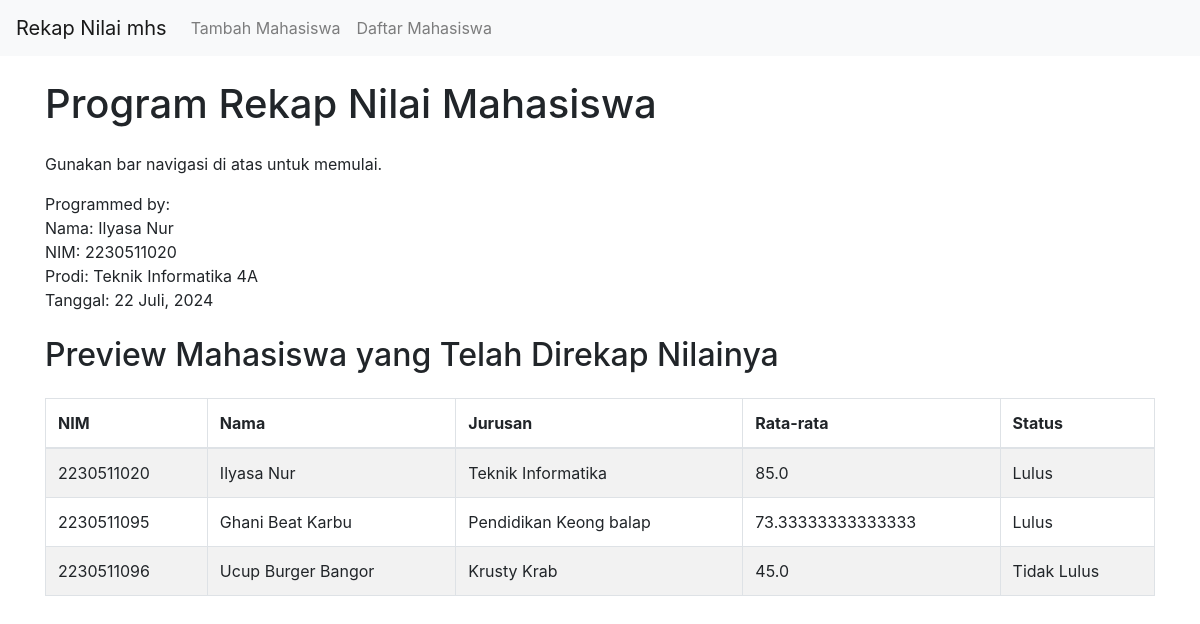
The page / on the database its author committed.
### tables this page shows
CREATE TABLE lnilai(
                ID INTEGER PRIMARY KEY AUTOINCREMENT,
                NIM TEXT,
                TUGAS INTEGER,
                UTS INTEGER,
                UAS INTEGER,
                TOTAL INTEGER,
                RATA REAL,
                STATUS TEXT,
                GRADE TEXT,
                FOREIGN KEY (NIM) REFERENCES mhs (NIM));

CREATE TABLE mhs(
                NIM TEXT PRIMARY KEY,
                NAMA TEXT NOT NULL,
                JURUSAN TEXT NOT NULL);

### app.py (the view)
@app.route('/')
def index():
    conn = dbconnect()
    cursor = conn.cursor()
    cursor.execute('''
        SELECT mhs.NIM, mhs.NAMA, mhs.JURUSAN, lnilai.RATA, lnilai.STATUS
        FROM mhs
        LEFT JOIN lnilai ON mhs.NIM = lnilai.NIM
    ''')
    students = cursor.fetchall()
    conn.close()
    students_list = []
    for student in students:
        students_list.append({
            'nim': student['NIM'],
            'nama': student['NAMA'],
            'jurusan': student['JURUSAN'],
            'rata': student['RATA'],
            'status': student['STATUS']
        })
    return render_template('index.html', students=students_list)

### app.py (called while the page is built)
def dbconnect():
    conn = sqlite3.connect('dbnilai.db')
    conn.row_factory = sqlite3.Row
    return conn

### templates/index.html
{% extends "base.html" %}
{% block content %}
<h1 class="my-4">Program Rekap Nilai Mahasiswa</h1>
<p>Gunakan bar navigasi di atas untuk memulai.</p>
<p>Programmed by:<br>Nama: Ilyasa Nur<br>NIM: 2230511020<br>Prodi: Teknik Informatika 4A<br>Tanggal: 22 Juli, 2024</p>
<h2 class="my-4">Preview Mahasiswa yang Telah Direkap Nilainya</h2>
<table class="table table-striped table-bordered">
    <thead>
        <tr>
            <th>NIM</th>
            <th>Nama</th>
            <th>Jurusan</th>
            <th>Rata-rata</th>
            <th>Status</th>
        </tr>
    </thead>
    <tbody>
        {% for student in students %}
        <tr>
            <td>{{ student.nim }}</td>
            <td>{{ student.nama }}</td>
            <td>{{ student.jurusan }}</td>
            <td>{{ student.rata }}</td>
            <td>{{ student.status }}</td>
        </tr>
        {% endfor %}
    </tbody>
</table>
{% endblock %}

### templates/base.html (shortened to what this page needs)
<!DOCTYPE html>
<html lang="en">
<head>
    <link rel="stylesheet" href="https://stackpath.bootstrapcdn.com/bootstrap/4.5.2/css/bootstrap.min.css">
</head>
<body>
    <nav class="navbar navbar-expand-lg navbar-light bg-light">
        <a class="navbar-brand" href="{{ url_for('index') }}">Rekap Nilai mhs</a>
        <div class="collapse navbar-collapse">
            <ul class="navbar-nav mr-auto">
                <li class="nav-item">
                    <a class="nav-link" href="{{ url_for('add') }}">Tambah Mahasiswa</a>
                </li>
                <li class="nav-item">
                    <a class="nav-link" href="{{ url_for('students') }}">Daftar Mahasiswa</a>
                </li>
            </ul>
        </div>
    </nav>
    <div class="container mt-4">
        {% block content %}{% endblock %}
    </div>
</body>
</html>

### rows shown on the page
lnilai: nim "2230511020", nama "Ilyasa Nur", jurusan "Teknik Informatika", rata "85.0", status "Lulus"
lnilai: nim "2230511095", nama "Ghani Beat Karbu", jurusan "Pendidikan Keong balap", rata "73.33333333333333", status "Lulus"
lnilai: nim "2230511096", nama "Ucup Burger Bangor", jurusan "Krusty Krab", rata "45.0", status "Tidak Lulus"
